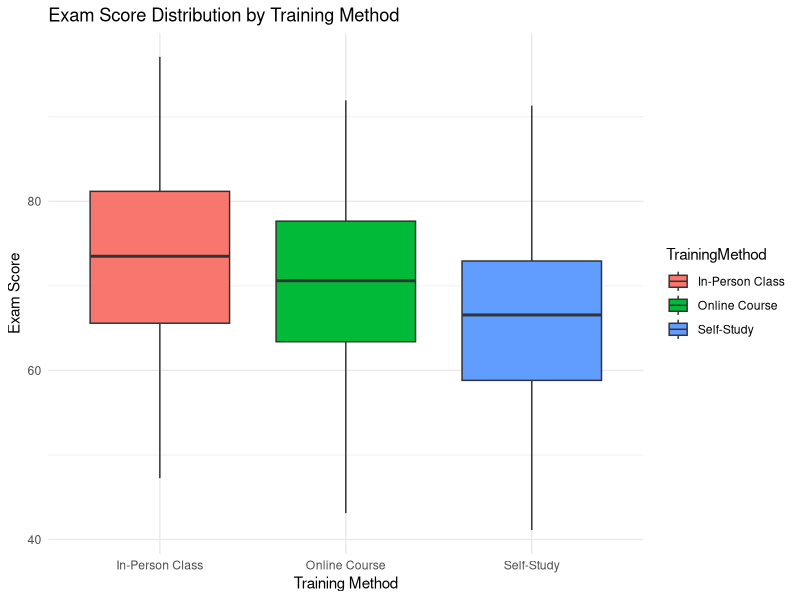
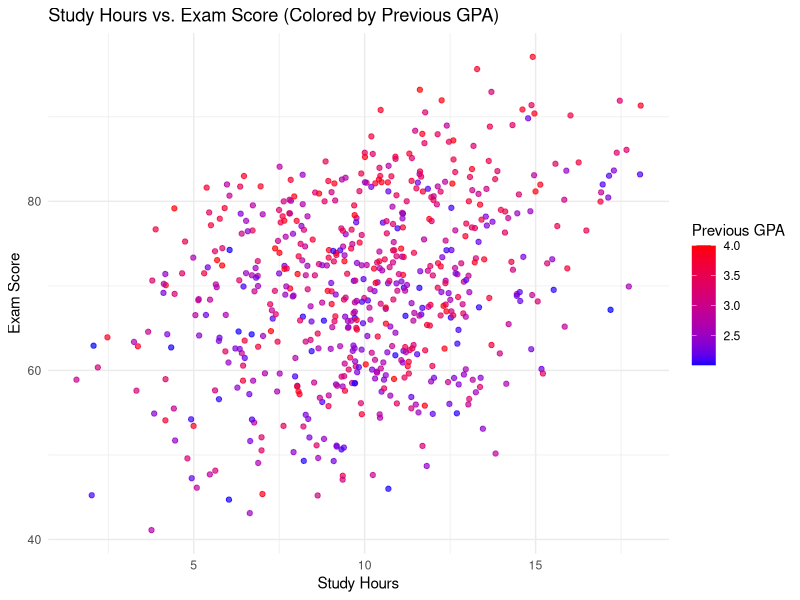
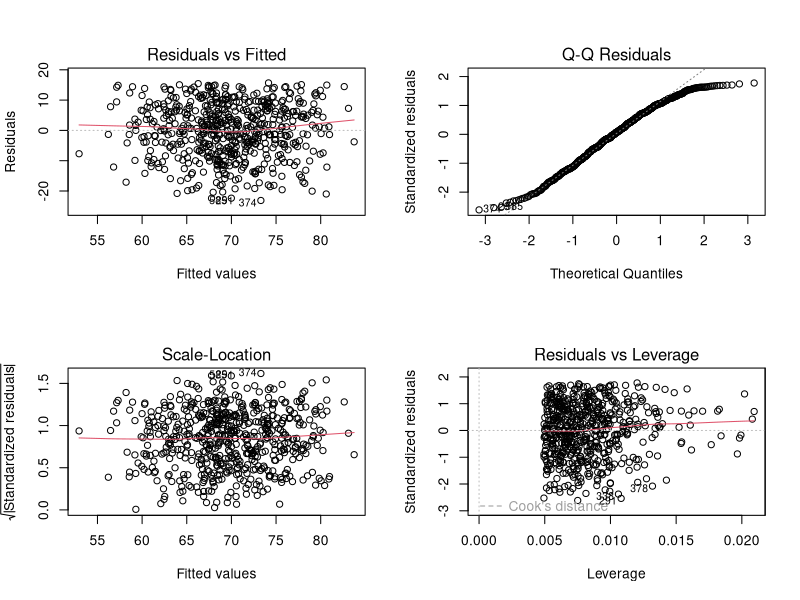
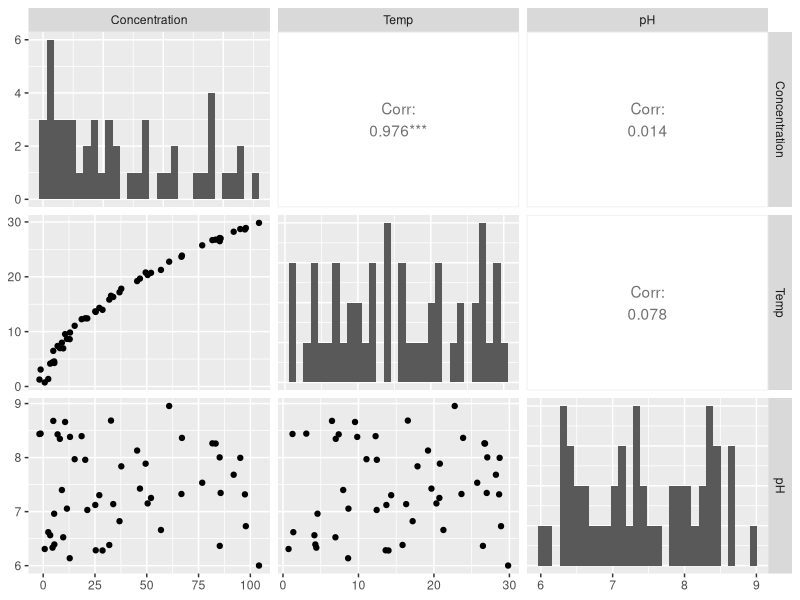
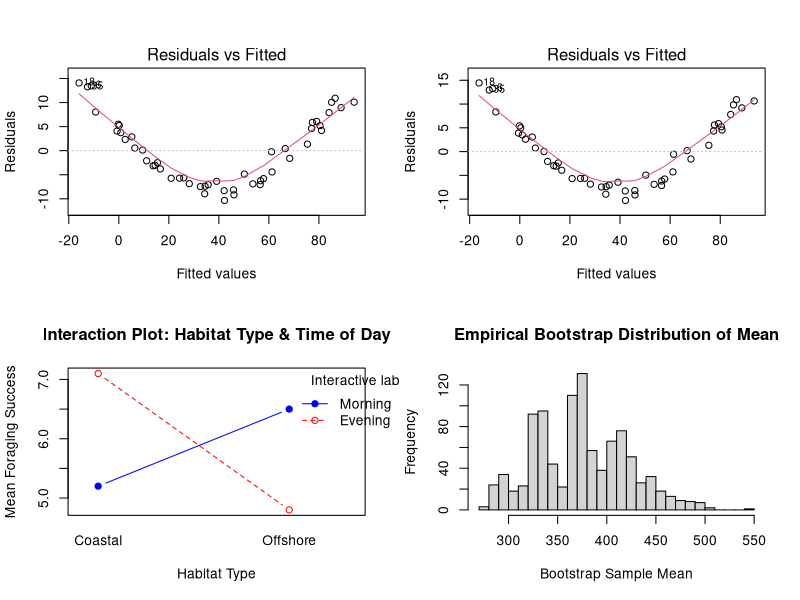

These charts were generated, in order, by the following R code:
## ---- chunk 1
knitr::opts_chunk$set(echo = TRUE)
#if you do not have the package, type install.packages("name_of_the_package")
library(knitr)
library(zoo)
library(ggplot2)
library(GGally)
## ---- chunk 2
student <- read.csv("students_data.csv", header = TRUE)
# head(student)

# Boxplot
ggplot(student, aes(x = TrainingMethod, y = ExamScore, fill = TrainingMethod)) +
  geom_boxplot() +
  labs(title = "Exam Score Distribution by Training Method",
       x = "Training Method",
       y = "Exam Score") +
  theme_minimal()

## ---- chunk 3
# Scatterplot
ggplot(student, aes(x = StudyHours, y = ExamScore, color = PreviousGPA)) +
  geom_point(alpha = 0.7) +
  scale_color_gradient(low = "blue", high = "red") +
  labs(title = "Study Hours vs. Exam Score (Colored by Previous GPA)",
       x = "Study Hours",
       y = "Exam Score",
       color = "Previous GPA") +
  theme_minimal()
## ---- chunk 4
student$TrainingMethod <- as.factor(student$TrainingMethod)
model <- lm(ExamScore ~ StudyHours + PreviousGPA + TrainingMethod, data = student)
summary(model)

## ---- chunk 5
46.3115 + 1.0688*(8) + 5.3071*(3.8) - 2.8668*(1) - 6.6728*(0)
## ---- chunk 6
student$TrainingMethod <- as.factor(student$TrainingMethod)
anova_model <- aov(ExamScore ~ TrainingMethod, data = student)
summary(anova_model)

## ---- chunk 7
par(mfrow = c(2, 2))
plot(model)

## ---- chunk 8
int_model <- lm(ExamScore ~ StudyHours * PreviousGPA + TrainingMethod, data = student)
summary(int_model)

summary(model)

AIC(model, int_model)

## ---- chunk 9
data <- read.csv("data.csv")

# Scatterplot Matrix
ggpairs(data,
        diag = list(continuous = "barDiag"),
        lower = list(continuous = "points"),
        upper = list(continuous = "cor"))

## ---- chunk 10
model_b <- lm(Concentration ~ Temp + pH, data = data)

summary(model_b)
## ---- chunk 11
model_d <- lm(Concentration ~ Temp * pH, data = data)

summary(model_d)
## ---- chunk 12
# R squared
summary(model_b)$r.squared
summary(model_d)$r.squared

# Adjusted R squared
summary(model_b)$adj.r.squared
summary(model_d)$adj.r.squared
## ---- chunk 13
plot(model_b, which = 1)

plot(model_d, which = 1)
## ---- chunk 14
# Creating data frame
habitat <- c("Coastal", "Coastal", "Offshore", "Offshore")
time <- c("Morning", "Evening", "Morning", "Evening")
mean_success <- c(5.2, 7.1, 6.5, 4.8)

forage_df <- data.frame(Habitat = habitat, Time = time, MeanSuccess = mean_success)
forage_df

# Create interaction plot (From Worksheet 17)
interaction.plot(x.factor = forage_df$Habitat, 
                 trace.factor = forage_df$Time, 
                 response = forage_df$MeanSuccess, 
                 type = "b",
                 main = "Interaction Plot: Habitat Type & Time of Day",
                 xlab = "Habitat Type",
                 ylab = "Mean Foraging Success",
                 trace.label = "Interactive labs",
                 pch=c(1,19), col = c("red", "blue"))

## ---- chunk 15
# Sum of Squares
SS_habitat <- 10.3
SS_time <- 8.7
SS_interaction <- 12.5
SS_total <- 46.7
SS_error <- SS_total - SS_habitat - SS_time - SS_interaction

# Degree of Freedom
df_habitat = df_time = df_interaction = 1
df_error = 36
df_total = df_habitat + df_time + df_interaction + df_error

# Mean Square 
MS_habitat <- SS_habitat / df_habitat
MS_time <- SS_time / df_time
MS_interaction <- SS_interaction / df_interaction
MS_error <- SS_error / df_error

# F value
F_habitat <- MS_habitat / MS_error
F_time <- MS_time / MS_error
F_interaction <- MS_interaction / MS_error

anova_table <- data.frame(
  Source = c("Habitat", "Time", "Interaction", "Error", "Total"),
  SS = c(SS_habitat, SS_time, SS_interaction, SS_error, SS_total),
  df = c(df_habitat, df_time, df_interaction, df_error, df_total),
  MS = c(MS_habitat, MS_time, MS_interaction, MS_error, NA),
  F = c(F_habitat, F_time, F_interaction, NA, NA)
)
anova_table

## ---- chunk 16
qf(0.95, df1 = 1, df2 = 36)
## ---- chunk 17
set.seed(123) 
coffee <- c(564.4, 498.2, 259.2, 303.3, 299.5, 307.2)

bootstrap_means <- numeric(1000)

# Bootstrapping
for (i in 1:1000) {
  bootstrap_sample <- sample(coffee, size = 6, replace = TRUE)
  bootstrap_means[i] <- mean(bootstrap_sample) # Compute the mean of the bootstrap sample
}
head(bootstrap_means)

# Sampling Distribution
hist(bootstrap_means,
     main = "Empirical Bootstrap Distribution of Mean", 
     xlab = "Bootstrap Sample Mean",
     breaks = 30)

## ---- chunk 18
sd(bootstrap_means)
## ---- chunk 19
sorted_means <- sort(bootstrap_means)

lower_bound <- quantile(sorted_means, 0.025)
lower_bound

upper_bound <- quantile(sorted_means, 0.975)
upper_bound
## ---- chunk 20
observed_mean <- mean(coffee)

# Using our previous question's bootstrapping 
observed_diff <- abs(observed_mean - 300)
extreme_count <- sum( abs(bootstrap_means - 300) >= observed_diff )
p_value <- extreme_count / 1000
p_value
## ---- chunk 21
t_test_result <- t.test(coffee, mu = 300)
t_test_result
